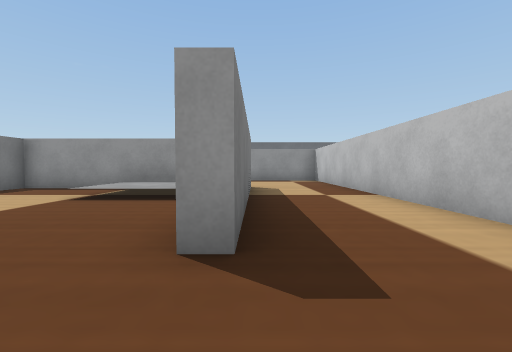
View 1 (above)

24 first-person views from a walk through a robot-simulator world made for Webots. The camera is 0.03 m above the floor, tilts 2° down and sees 90° across. The floor is counted in squares, 0.05 m on a side. Each view is taken from the middle of a square. On the plan, view 1 faces up. The plan holds only what a view shows up to about 9 squares ahead; the rest is blank. Robots are left out. Webots' stock objects and surfaces are drawn as simple stand-ins.

View 2
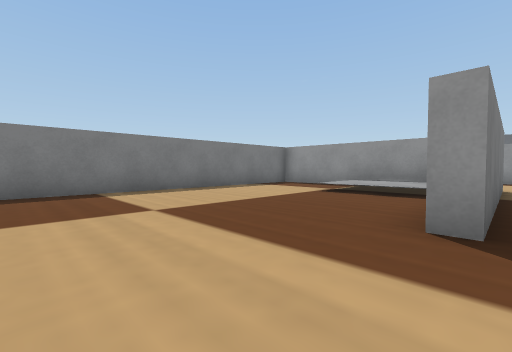

View 3
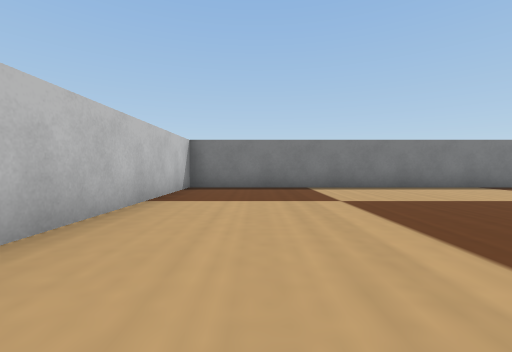

View 4
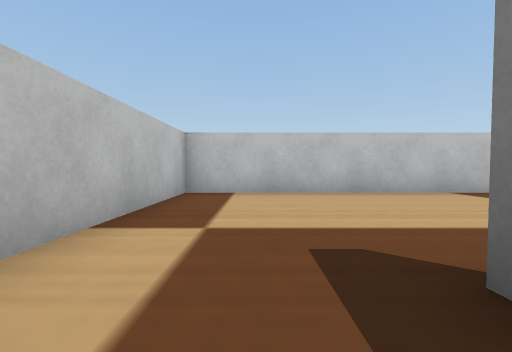

View 5
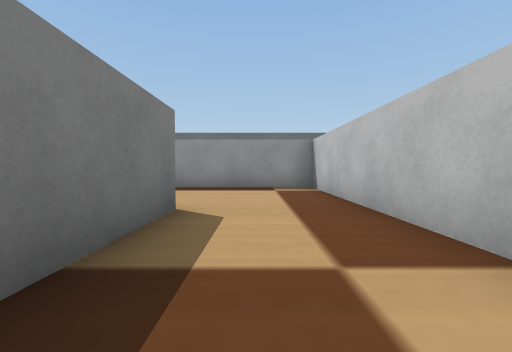

View 6
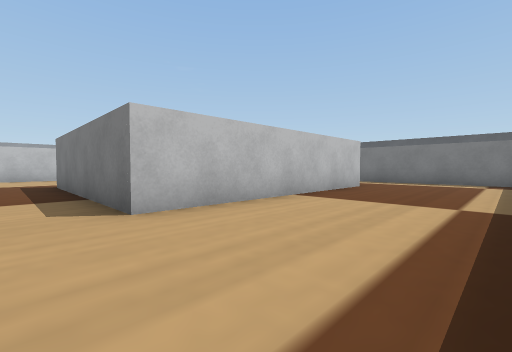

View 7
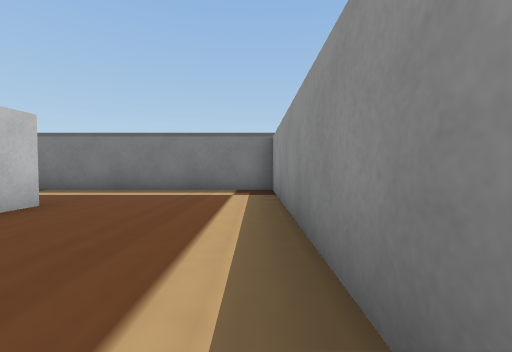

View 8
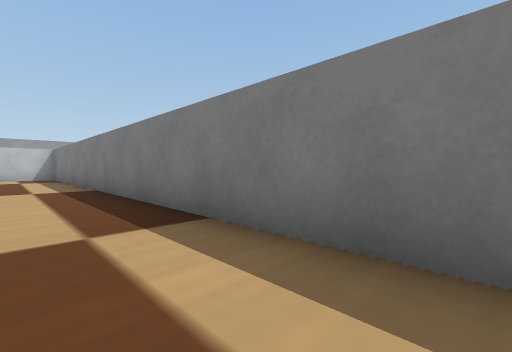

View 9
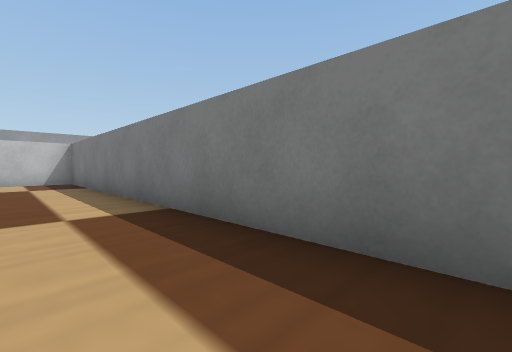

View 10
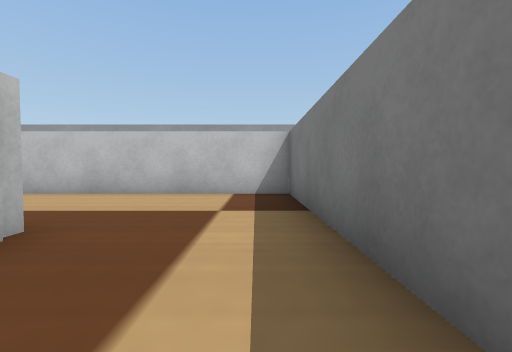

View 11
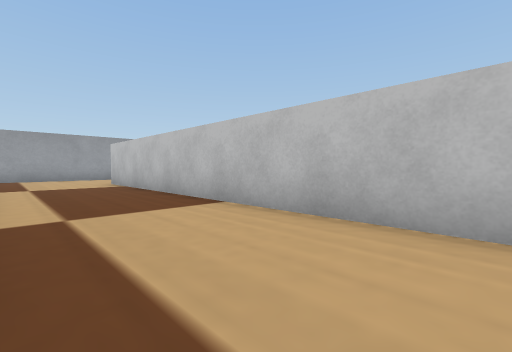

View 12
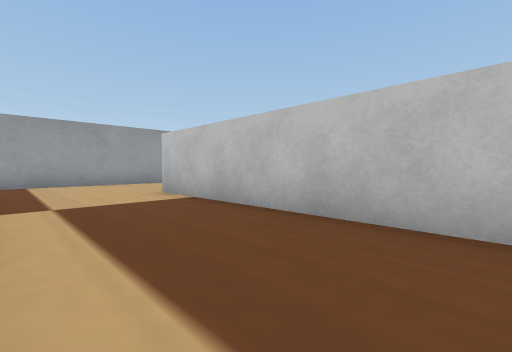

View 13
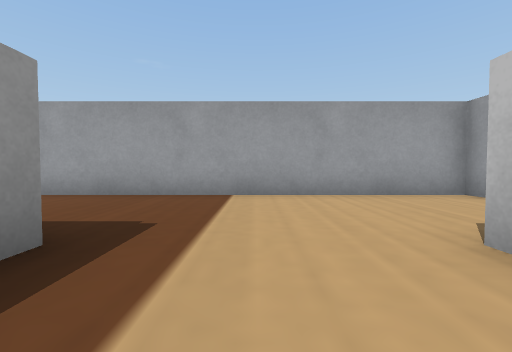

View 14
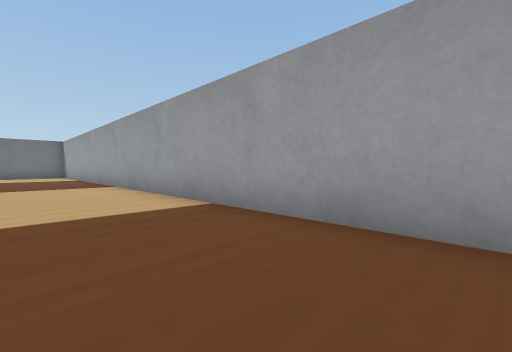

View 15
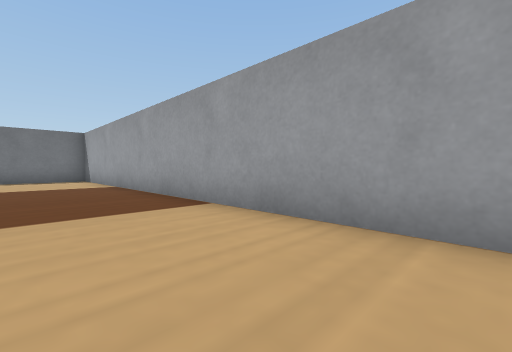

View 16
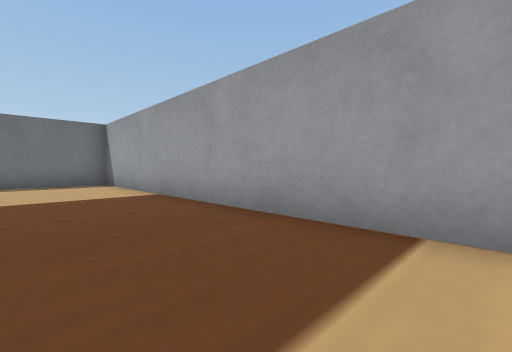

View 17
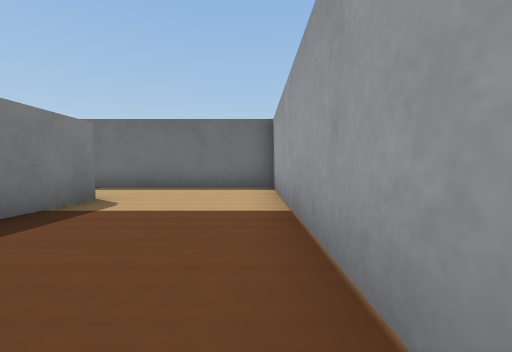

View 18
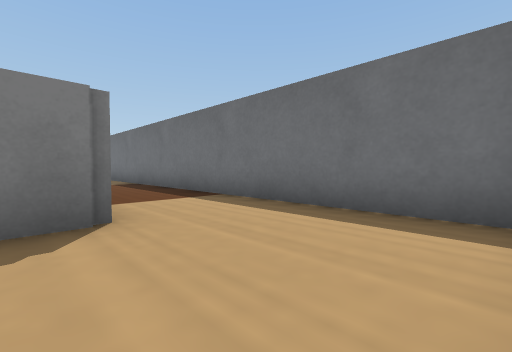

View 19
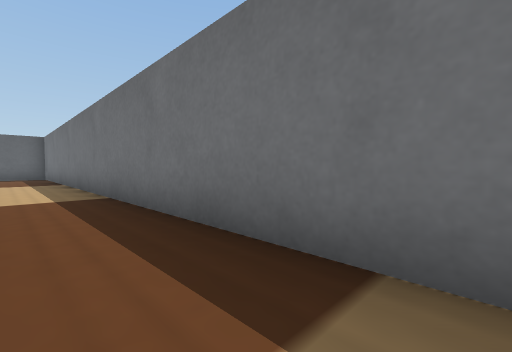

View 20
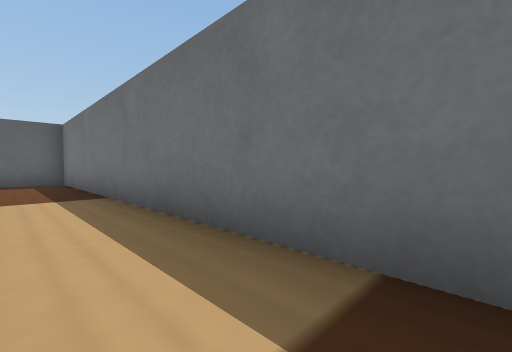

View 21
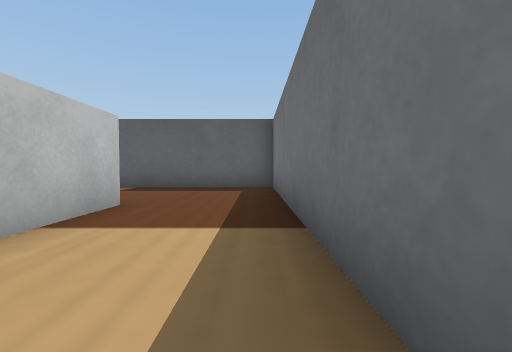

View 22
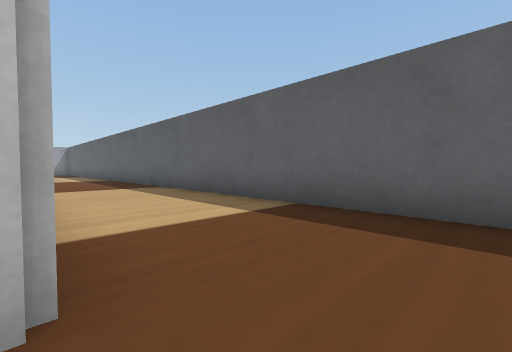

View 23
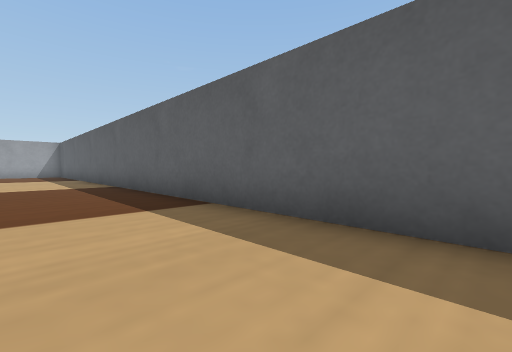

View 24
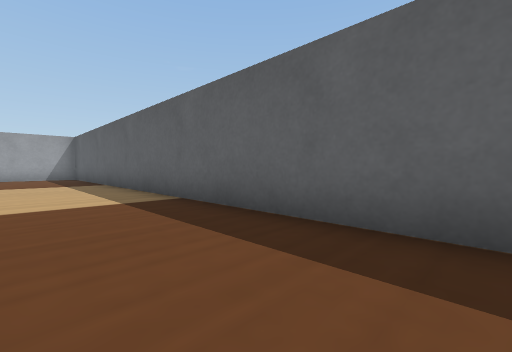

### Floor plan
Points are (right, up) in squares from view 1. A wall is a line through its corners. A room is listed if a view was taken in it or the views show most of it. See-through windows are left out.
Room 1 (views 1, 2, 3, 4, 5, 6, 7, 8, 9, 10, 11, 12, 13, 14, 15, 16, 17, 18, 19, 20, 21, 22, 23, 24)
walls: (-1.6, 7.2) (-6.5, 7.2) (-6.5, -3) (2.7, -3) (2.7, 11.4) (-1.4, 11.4); (-7, 7.6) (-0.1, 7.6) (-0.1, 1.7) (-0.6, 1.7); (-3.4, 11.4) (-9.7, 11.4) (-9.7, -6.8) (3, -6.8); (3.1, 11.9) (3.1, 9.9); (-10.2, 11.8) (-8.1, 11.8); (6, -9.5) (6.5, -9.5) (6.5, 14.5) (-13.5, 14.5) (-13.5, -5.2)

Where each view was taken, in squares from view 1:
view 1: 0 up, 0 right, facing up
view 2: 1 down, 0 right, facing up-left
view 3: 1 down, 1 right, facing left
view 4: 3 up, 1 right, facing down
view 5: 4 up, 1 right, facing up
view 6: 11 up, 1 right, facing down-left
view 7: 11 up, 3 left, facing left
view 8: 8 up, 8 left, facing down-left
view 9: 4 up, 8 left, facing down-left
view 10: 1 down, 9 left, facing down
view 11: 4 down, 7 left, facing down-right
view 12: 4 down, 3 left, facing down-right
view 13: 5 down, 1 right, facing right
view 14: 3 down, 4 right, facing up-right
view 15: 2 up, 4 right, facing up-right
view 16: 5 up, 4 right, facing up-right
view 17: 7 up, 6 right, facing up
view 18: 11 up, 6 right, facing up-left
view 19: 13 up, 2 right, facing up-left
view 20: 13 up, 3 left, facing up-left
view 21: 14 up, 6 left, facing left
view 22: 13 up, 10 left, facing down-left
view 23: 9 up, 11 left, facing down-left
view 24: 5 up, 11 left, facing down-left
